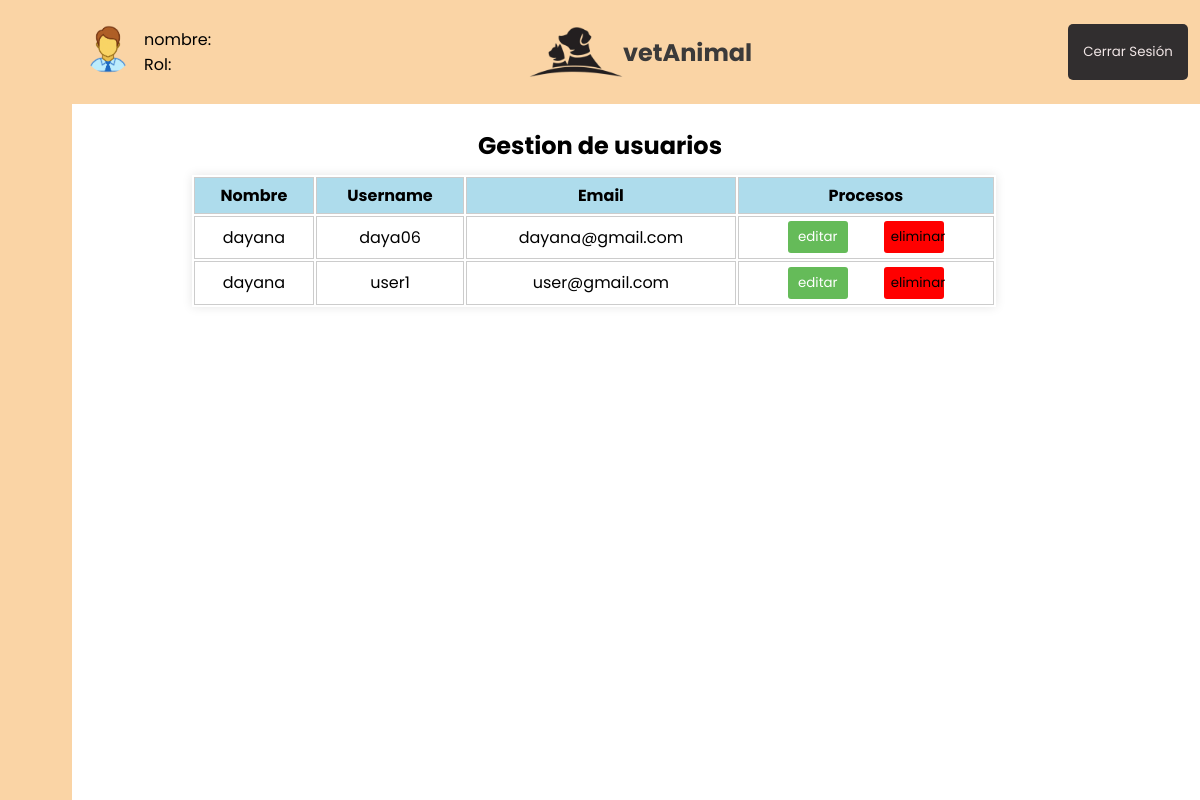
/view/user.View.php (signed in), run on the app's committed database.
### tables this page shows
CREATE TABLE IF NOT EXISTS `User` (
  `id` INT AUTO_INCREMENT PRIMARY KEY,
  `nombre` VARCHAR(45) NULL,
  `username` VARCHAR(45) NULL,
  `email` VARCHAR(45) NULL,
  `password` VARCHAR(100) NULL,
  `Role_id` INT NOT NULL,
  `foto` BLOB NULL,
  INDEX `fk_User_Role1_idx` (`Role_id` ASC) VISIBLE,
  UNIQUE INDEX `username_UNIQUE` (`username` ASC) VISIBLE,
  UNIQUE INDEX `email_UNIQUE` (`email` ASC) VISIBLE,
  CONSTRAINT `fk_User_Role1`
    FOREIGN KEY (`Role_id`)
    REFERENCES `Role` (`id`)
    ON DELETE NO ACTION
    ON UPDATE NO ACTION);

### controller/UserController.php (the view, shortened to what this page needs)
<?php
class UserControl extends dataconexion{
  public function READ(){
    $conn = $this->conexion();
    $sql = "SELECT * FROM User";
    $result = $conn->query($sql);
    if($result){
      while($row = mysqli_fetch_assoc($result)){
        $id = $row['id'];
        $nombre = $row['nombre'];
        $username = $row['username'];
        $email = $row['email'];
        echo '<tr>';
        echo '<td>' . $nombre . '</td>';
        echo '<td>' . $username . '</td>';
        echo '<td>' . $email . '</td>';
        echo '<td class="td_btn">
        <button class= "btn btn_blue" ><a href="../view/actualizar.View.php?updateid='.$id.'">editar</a>
        <div></div>
        </button>
          <form method="post" action="../procesos/eliminaruser.php">
            <input type="hidden" name="userid" value="' . $id . '">
            <button class="btn btn_red" type="submit" name="userdelete">eliminar</button>
          </form>
        </td>';
        echo '</tr>';
      }
    }
  }
}
?>

### Css/userViw.css (style rules this page uses)
* { margin: 0; padding: 0; box-sizing: border-box; text-decoration: none; font-family: 'Poppins', sans-serif; }
.btn { width: 5vw; padding: 6px 7px; background-color: #65bb59; text-decoration: none; border-radius: 3px; border: 0; }
.btn_red { background-color: red; }
td.td_btn { display: flex; gap: 3vw; justify-content: center; }
a { color: white; }
.table__column, td { border: 1px solid #ccc; text-align: center; padding: 0.4vw; }
.td_btn { display: flex; gap: 2vw; justify-content: center; align-items: center; }

### data on the page
user: nombre "dayana", username "daya06", email "dayana@gmail.com"
user: nombre "dayana", username "user1", email "user@gmail.com"
